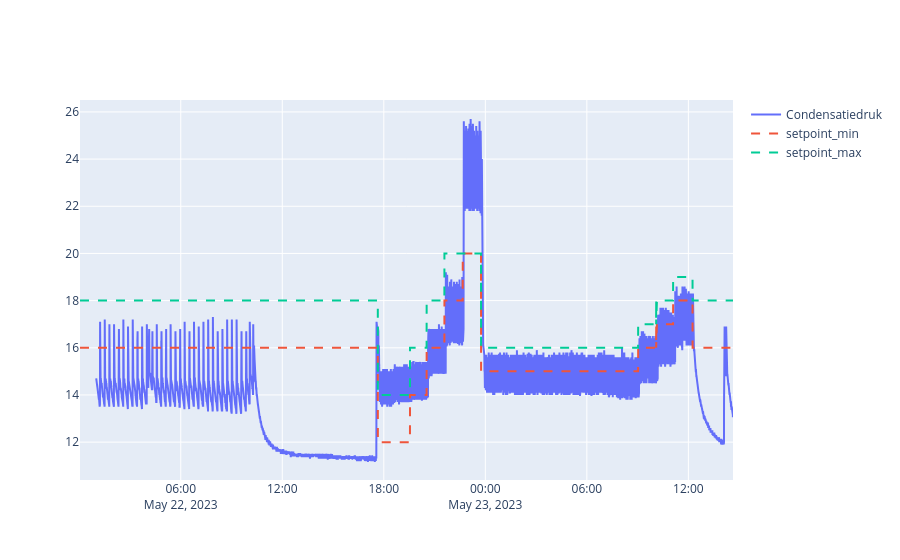

The notebook cell this image was saved under:
### Code cell
import plotly.express as px
import plotly.graph_objects as go

fig = go.Figure()
# fig.add_trace(go.Scatter(x=df_setpoint["Time"], y=df_setpoint["Refrigerated_1"], mode="lines", name="Refrigerated_1"))
# fig.add_trace(go.Scatter(x=df_setpoint["Time"], y=df_setpoint["Refrigerated_2"], mode="lines", name="Refrigerated_2"))
fig.add_trace(go.Scatter(x=df_setpoint["Time"], y=df_setpoint["Condensatiedruk"], mode="lines", name="Condensatiedruk"))
fig.add_trace(go.Scatter(x=df_setpoint["Time"], y=df_setpoint["setpoint_min"], mode="lines", line=dict(dash="dash"), name="setpoint_min"))
fig.add_trace(go.Scatter(x=df_setpoint["Time"], y=df_setpoint["setpoint_max"], mode="lines", line=dict(dash="dash"), name="setpoint_max"))
fig.show()

### Figure 1 — Plotly figure (JSON) as saved in the notebook; plotly's stock layout.template omitted (floating-point values rounded to 4 significant figures; data arrays with more than 128 entries replaced by an {"elided": "..."} marker saying what was removed)
{"data": [{"mode": "lines", "name": "Condensatiedruk", "type": "scatter", "x": {"elided": "9263 str values"}, "y": {"elided": "9263 float values"}}, {"line": {"dash": "dash"}, "mode": "lines", "name": "setpoint_min", "type": "scatter", "x": {"elided": "9263 str values"}, "y": {"elided": "9263 int values"}}, {"line": {"dash": "dash"}, "mode": "lines", "name": "setpoint_max", "type": "scatter", "x": {"elided": "9263 str values"}, "y": {"elided": "9263 int values"}}], "layout": {}}
